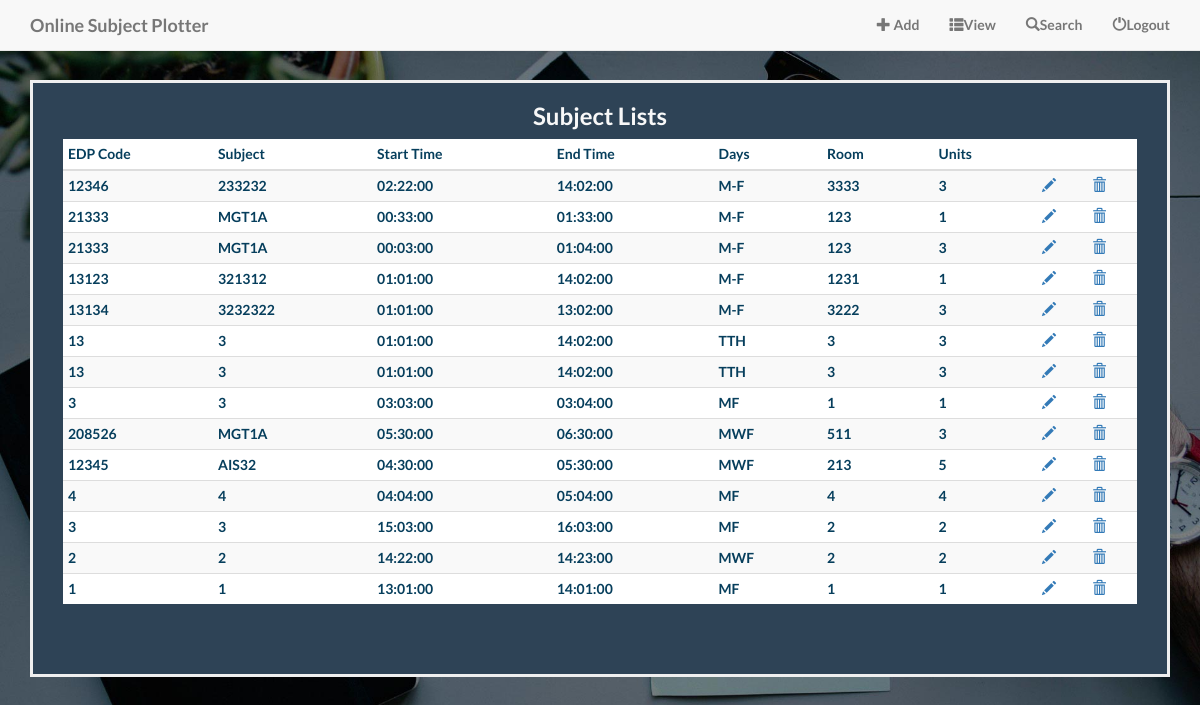
/admin-view.php (signed in), run on the app's committed database.
### tables this page shows
CREATE TABLE IF NOT EXISTS `subject` (
  `subjNo` int(11) NOT NULL AUTO_INCREMENT,
  `edpcode` varchar(30) NOT NULL,
  `subject` varchar(30) NOT NULL,
  `stime` time NOT NULL,
  `etime` time NOT NULL,
  `days` varchar(30) NOT NULL,
  `room` varchar(30) NOT NULL,
  `units` int(11) NOT NULL,
  `prereq` varchar(30) NOT NULL,
  PRIMARY KEY (`subjNo`)
);

### db.php (called while the page is built, shortened)
<?php
	function db_plotter ()
	{
		$user = 'root';
		$db = null;
		try
		{
			$db = new PDO('mysql:host=localhost;dbname=plotter;', $user, '');
		}
		catch(PDOException $e)
		{
			echo 'Connection failed.';
		}
		return $db;
	}
	function list_subject()
	{
		$db = db_plotter();
		$sql = "select * from subject order by 1 desc";
		$st = $db->prepare($sql);
		$st->execute();
		$rows = $st->fetchAll();
		return $rows;
	}
?>

### admin-view.php (the view, shortened to what this page needs)
<?php
	include('db.php');
	if(!isset($_SESSION['islogin']))
	{
		header('location: index.php');
		exit();
	}
	else
	{
		$plotter = list_subject();
	}
?>
<!DOCTYPE html>
<html lang="en">
<head>
    <link href="css/bootstrap.min.css" rel="stylesheet">
    <link href="css/landing-page.css" rel="stylesheet">
    <link href="font-awesome/css/font-awesome.min.css" rel="stylesheet" type="text/css">
</head>
<body>
    <nav class="navbar navbar-default navbar-fixed-top topnav" role="navigation">
        <div class="container topnav">
            <div class="navbar-header">
                <a class="navbar-brand topnav" href="#">Online Subject Plotter</a>
            </div>
        </div>
    </nav>
<div class="intro-header">
<body id="page-top" class="index">
	<?php include('header.php'); ?>
    <header>
        <div class="container">
			   <div class="plotter-admin-bg">
				<h3> Subject Lists</h3>
				<?php if(count($plotter) > 0): ?>
					<div class="table-responsive table subject-table">
						<table class="table table-striped table-condensed table-hover">
							<thead>
								<tr>
									<th width="150">EDP Code</th>
									<th>Subject</th>
									<th>Start Time</th>
									<th>End Time</th>
									<th>Days</th>
									<th>Room</th>
									<th>Units</th>
									<th width="50"> </th>
									<th width="50"> </th>
								</tr>
							</thead>
							<tbody>
							<?php foreach($plotter as $n): ?>
								<tr>
									<td><?php echo htmlentities($n['edpcode']); ?></td>
									<td><?php echo htmlentities($n['subject']); ?></td>
									<td><?php echo htmlentities($n['stime']); ?></td>
									<td><?php echo htmlentities($n['etime']); ?></td>
									<td><?php echo htmlentities($n['days']); ?></td>
									<td><?php echo htmlentities($n['room']); ?></td>
									<td><?php echo htmlentities($n['units']); ?></td>
									<td>
										<a href="admin-edit.php?id=<?php echo htmlentities($n['subjNo']); ?>">
											<i class="glyphicon glyphicon-pencil"> </i>
										</a>
									</td>
									<td>
										<a href="subject-delete.php?id=<?php echo htmlentities($n['subjNo']); ?>"  onclick="return confirm('Are you sure?');">
											<i class="glyphicon glyphicon-trash"> </i>
										</a>
									</td>
								</tr>
							<?php endforeach; ?>
							</tbody>
						</table>
					</div>
				<?php else: ?>
					<div class="alert alert-danger" role="alert">
						<?php echo "No entries recorded yet!"; ?>
					</div>
				<?php endif; ?>
			</div>
				</div>
			</div>
</body>
</html>

### css/landing-page.css (style rules this page uses)
body, html { width: 100%; height: 100%; }
body, h1, h2, h3, h4, h5, h6 { font-family: "Lato","Helvetica Neue",Helvetica,Arial,sans-serif; font-weight: 700; }
.topnav { font-size: 14px; }
body { padding-bottom: 20px; text-align: center; color: #f8f8f8; background: url(../img/intro-bg.jpg) no-repeat center center; background-size: cover; }
.plotter-admin-bg { position: relative; top: 80px; padding: 0 30px 30px 30px; background: #2e4356; border: 3px solid #efefef; text-align: center; margin-bottom: 30px; }
.plotter-admin-bg table { color: #063e5c; }
.plotter-admin-bg td { text-align: left; }

### data on the page
subject: edpcode "12346", subject "233232", stime "02:22:00", etime "14:02:00", days "M-F", room "3333", units "3"
subject: edpcode "21333", subject "MGT1A", stime "00:33:00", etime "01:33:00", days "M-F", room "123", units "1"
subject: edpcode "21333", subject "MGT1A", stime "00:03:00", etime "01:04:00", days "M-F", room "123", units "3"
subject: edpcode "13123", subject "321312", stime "01:01:00", etime "14:02:00", days "M-F", room "1231", units "1"
subject: edpcode "13134", subject "3232322", stime "01:01:00", etime "13:02:00", days "M-F", room "3222", units "3"
subject: edpcode "13", subject "3", stime "01:01:00", etime "14:02:00", days "TTH", room "3", units "3"
subject: edpcode "13", subject "3", stime "01:01:00", etime "14:02:00", days "TTH", room "3", units "3"
subject: edpcode "3", subject "3", stime "03:03:00", etime "03:04:00", days "MF", room "1", units "1"
subject: edpcode "208526", subject "MGT1A", stime "05:30:00", etime "06:30:00", days "MWF", room "511", units "3"
subject: edpcode "12345", subject "AIS32", stime "04:30:00", etime "05:30:00", days "MWF", room "213", units "5"
subject: edpcode "4", subject "4", stime "04:04:00", etime "05:04:00", days "MF", room "4", units "4"
subject: edpcode "3", subject "3", stime "15:03:00", etime "16:03:00", days "MF", room "2", units "2"
subject: edpcode "2", subject "2", stime "14:22:00", etime "14:23:00", days "MWF", room "2", units "2"
subject: edpcode "1", subject "1", stime "13:01:00", etime "14:01:00", days "MF", room "1", units "1"
